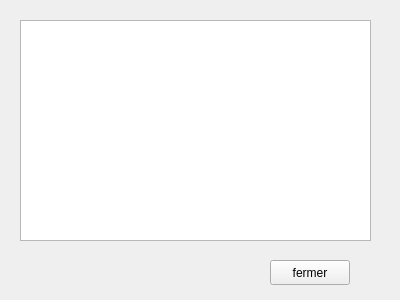
<?xml version="1.0" encoding="UTF-8"?>
<ui version="4.0">
 <class>AffHisto</class>
 <widget class="QWidget" name="AffHisto">
  <property name="geometry">
   <rect>
    <x>0</x>
    <y>0</y>
    <width>400</width>
    <height>300</height>
   </rect>
  </property>
  <property name="windowTitle">
   <string>Form</string>
  </property>
  <widget class="QListWidget" name="list_histo">
   <property name="geometry">
    <rect>
     <x>20</x>
     <y>20</y>
     <width>351</width>
     <height>221</height>
    </rect>
   </property>
  </widget>
  <widget class="QPushButton" name="pushButton">
   <property name="geometry">
    <rect>
     <x>270</x>
     <y>260</y>
     <width>80</width>
     <height>25</height>
    </rect>
   </property>
   <property name="text">
    <string>fermer</string>
   </property>
  </widget>
 </widget>
 <resources/>
 <connections/>
</ui>
